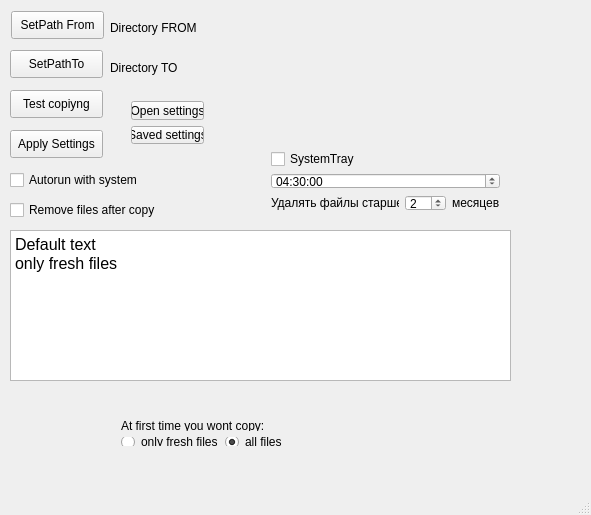
<?xml version="1.0" encoding="UTF-8"?>
<ui version="4.0">
 <class>copyfiles</class>
 <widget class="QMainWindow" name="copyfiles">
  <property name="geometry">
   <rect>
    <x>0</x>
    <y>0</y>
    <width>591</width>
    <height>515</height>
   </rect>
  </property>
  <property name="windowTitle">
   <string>Backupper</string>
  </property>
  <property name="windowIcon">
   <iconset>
    <normaloff>glass.png</normaloff>glass.png</iconset>
  </property>
  <widget class="QWidget" name="centralWidget">
   <widget class="QPushButton" name="Button_Test">
    <property name="geometry">
     <rect>
      <x>10</x>
      <y>90</y>
      <width>93</width>
      <height>28</height>
     </rect>
    </property>
    <property name="text">
     <string>Test copiyng</string>
    </property>
   </widget>
   <widget class="QPushButton" name="pushButton">
    <property name="geometry">
     <rect>
      <x>10</x>
      <y>130</y>
      <width>93</width>
      <height>28</height>
     </rect>
    </property>
    <property name="text">
     <string>Apply Settings</string>
    </property>
   </widget>
   <widget class="QPushButton" name="ButSetPathTo">
    <property name="geometry">
     <rect>
      <x>10</x>
      <y>50</y>
      <width>93</width>
      <height>28</height>
     </rect>
    </property>
    <property name="text">
     <string>SetPathTo</string>
    </property>
   </widget>
   <widget class="QCheckBox" name="checkBox_autorun">
    <property name="geometry">
     <rect>
      <x>10</x>
      <y>170</y>
      <width>161</width>
      <height>20</height>
     </rect>
    </property>
    <property name="text">
     <string>Autorun with system</string>
    </property>
    <property name="checked">
     <bool>false</bool>
    </property>
   </widget>
   <widget class="QTextBrowser" name="textBrowser">
    <property name="geometry">
     <rect>
      <x>10</x>
      <y>230</y>
      <width>501</width>
      <height>151</height>
     </rect>
    </property>
    <property name="html">
     <string>&lt;!DOCTYPE HTML PUBLIC &quot;-//W3C//DTD HTML 4.0//EN&quot; &quot;http://www.w3.org/TR/REC-html40/strict.dtd&quot;&gt;
&lt;html&gt;&lt;head&gt;&lt;meta name=&quot;qrichtext&quot; content=&quot;1&quot; /&gt;&lt;style type=&quot;text/css&quot;&gt;
p, li { white-space: pre-wrap; }
&lt;/style&gt;&lt;/head&gt;&lt;body style=&quot; font-family:'MS Shell Dlg 2'; font-size:7.8pt; font-weight:400; font-style:normal;&quot;&gt;
&lt;p style=&quot; margin-top:0px; margin-bottom:0px; margin-left:0px; margin-right:0px; -qt-block-indent:0; text-indent:0px;&quot;&gt;&lt;span style=&quot; font-size:12pt;&quot;&gt;Default text&lt;/span&gt;&lt;/p&gt;
&lt;p style=&quot; margin-top:0px; margin-bottom:0px; margin-left:0px; margin-right:0px; -qt-block-indent:0; text-indent:0px;&quot;&gt;&lt;span style=&quot; font-size:12pt;&quot;&gt;only fresh files&lt;/span&gt;&lt;/p&gt;&lt;/body&gt;&lt;/html&gt;</string>
    </property>
   </widget>
   <widget class="QPushButton" name="ButSetPathFrom">
    <property name="geometry">
     <rect>
      <x>11</x>
      <y>11</y>
      <width>93</width>
      <height>28</height>
     </rect>
    </property>
    <property name="text">
     <string>SetPath From</string>
    </property>
   </widget>
   <widget class="QLabel" name="label_TO">
    <property name="geometry">
     <rect>
      <x>110</x>
      <y>60</y>
      <width>381</width>
      <height>16</height>
     </rect>
    </property>
    <property name="text">
     <string>Directory TO</string>
    </property>
   </widget>
   <widget class="QLabel" name="label_FROM">
    <property name="geometry">
     <rect>
      <x>110</x>
      <y>20</y>
      <width>381</width>
      <height>16</height>
     </rect>
    </property>
    <property name="text">
     <string>Directory FROM</string>
    </property>
   </widget>
   <widget class="QWidget" name="layoutWidget">
    <property name="geometry">
     <rect>
      <x>120</x>
      <y>90</y>
      <width>95</width>
      <height>65</height>
     </rect>
    </property>
    <layout class="QVBoxLayout" name="verticalLayout">
     <item>
      <widget class="QPushButton" name="ButtonSettingsFile">
       <property name="text">
        <string>Open settings</string>
       </property>
      </widget>
     </item>
     <item>
      <widget class="QPushButton" name="ButtonSaveSettingsIntoFle">
       <property name="text">
        <string>Saved settings</string>
       </property>
      </widget>
     </item>
    </layout>
   </widget>
   <widget class="QWidget" name="layoutWidget">
    <property name="geometry">
     <rect>
      <x>260</x>
      <y>140</y>
      <width>251</width>
      <height>82</height>
     </rect>
    </property>
    <layout class="QVBoxLayout" name="verticalLayout_2">
     <item>
      <widget class="QCheckBox" name="checkBox_systemtray">
       <property name="text">
        <string>SystemTray</string>
       </property>
       <property name="checked">
        <bool>false</bool>
       </property>
      </widget>
     </item>
     <item>
      <widget class="QTimeEdit" name="timeEdit">
       <property name="time">
        <time>
         <hour>4</hour>
         <minute>30</minute>
         <second>0</second>
        </time>
       </property>
      </widget>
     </item>
     <item>
      <layout class="QHBoxLayout" name="horizontalLayout">
       <item>
        <widget class="QLabel" name="label">
         <property name="text">
          <string>Удалять файлы старше:</string>
         </property>
        </widget>
       </item>
       <item>
        <widget class="QSpinBox" name="spinBox">
         <property name="minimum">
          <number>1</number>
         </property>
         <property name="maximum">
          <number>12</number>
         </property>
         <property name="value">
          <number>2</number>
         </property>
        </widget>
       </item>
       <item>
        <widget class="QLabel" name="label_2">
         <property name="text">
          <string>месяцев</string>
         </property>
        </widget>
       </item>
      </layout>
     </item>
    </layout>
   </widget>
   <widget class="QCheckBox" name="checkBox_remove_after_copy">
    <property name="geometry">
     <rect>
      <x>10</x>
      <y>200</y>
      <width>171</width>
      <height>20</height>
     </rect>
    </property>
    <property name="text">
     <string>Remove files after copy</string>
    </property>
   </widget>
   <widget class="QWidget" name="layoutWidget">
    <property name="geometry">
     <rect>
      <x>110</x>
      <y>410</y>
      <width>188</width>
      <height>47</height>
     </rect>
    </property>
    <layout class="QVBoxLayout" name="verticalLayout_3">
     <item>
      <widget class="QLabel" name="label_for_radioButtons">
       <property name="text">
        <string>At first time you wont copy:</string>
       </property>
      </widget>
     </item>
     <item>
      <layout class="QHBoxLayout" name="horizontalLayout_2">
       <item>
        <widget class="QRadioButton" name="radioButton_freshDate">
         <property name="text">
          <string>only fresh files</string>
         </property>
         <property name="checked">
          <bool>false</bool>
         </property>
        </widget>
       </item>
       <item>
        <widget class="QRadioButton" name="radioButton_allFiles">
         <property name="text">
          <string>all files</string>
         </property>
         <property name="checked">
          <bool>true</bool>
         </property>
        </widget>
       </item>
      </layout>
     </item>
    </layout>
   </widget>
  </widget>
  <widget class="QStatusBar" name="statusBar"/>
 </widget>
 <layoutdefault spacing="6" margin="11"/>
 <resources/>
 <connections/>
</ui>
